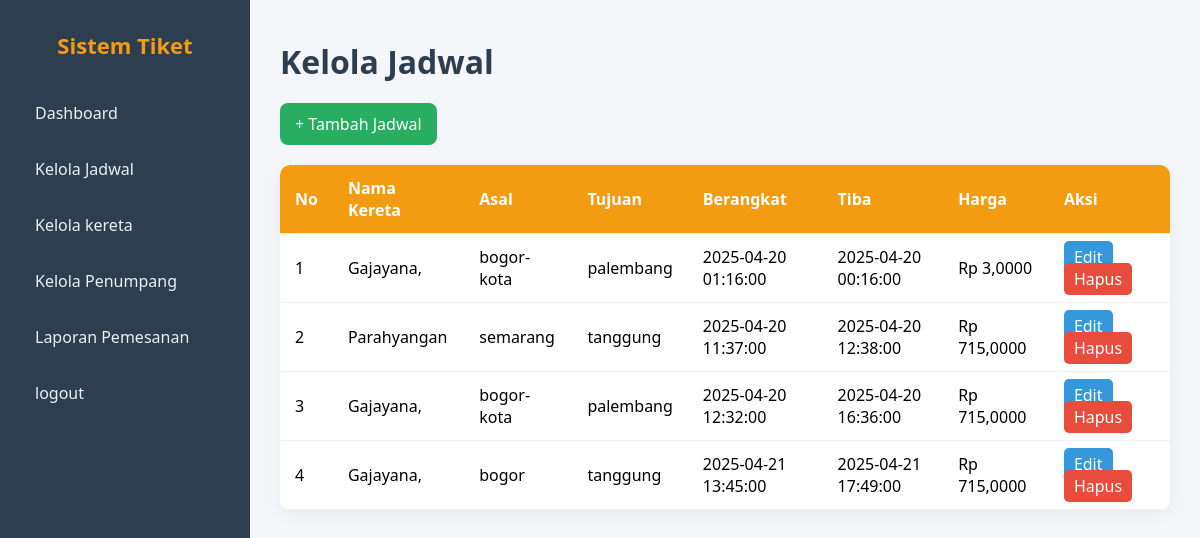
Page /admin/kelola_jadwal.php (signed in) on the committed database.
### tables this page shows
CREATE TABLE `jadwal` (
  `id` int(11) NOT NULL,
  `id_kereta` int(11) NOT NULL,
  `asal` varchar(100) NOT NULL,
  `tujuan` varchar(100) NOT NULL,
  `waktu_berangkat` datetime NOT NULL,
  `waktu_tiba` datetime NOT NULL,
  `harga` decimal(10,2) NOT NULL
);

CREATE TABLE `kereta` (
  `id` int(11) NOT NULL,
  `nama_kereta` varchar(100) NOT NULL,
  `jenis` enum('Ekonomi','Bisnis','Eksekutif') NOT NULL,
  `kapasitas` int(11) NOT NULL
);

### admin/kelola_jadwal.php (the view, shortened to what this page needs)
<?php
include '../koneksi.php';
$query = "
    SELECT jadwal.*, kereta.nama_kereta
    FROM jadwal
    JOIN kereta ON jadwal.id_kereta = kereta.id
    ORDER BY jadwal.waktu_berangkat ASC
";
$result = mysqli_query($conn, $query);
?>
<!DOCTYPE html>
<html lang="id">
<head>
</head>
<body>
<div class="sidebar">
    <h2>Sistem Tiket</h2>
    <a href="#">Dashboard</a>
    <a href="Kelola_jadwal.php">Kelola Jadwal</a>
    <a href="Kelola_kereta.php">Kelola kereta</a>
    <a href="kelola_penumpang.php">Kelola Penumpang</a>
    <a href="laporan.php">Laporan Pemesanan</a>
    <a href=" ../logout.php">logout</a>
</div>
<div class="main">
    <h1>Kelola Jadwal</h1>
    <a href="tambah_jadwal.php" class="add-button">+ Tambah Jadwal</a>
    <table>
    <thead>
    <tr>
        <th>No</th>
        <th>Nama Kereta</th>
        <th>Asal</th>
        <th>Tujuan</th>
        <th>Berangkat</th>
        <th>Tiba</th>
        <th>Harga</th>
        <th>Aksi</th>
    </tr>
</thead>
<tbody>
    <?php $no = 1; while ($row = mysqli_fetch_assoc($result)) : ?>
    <tr>
        <td><?= $no++; ?></td>
        <td><?= $row['nama_kereta']; ?></td>
        <td><?= $row['asal']; ?></td>
        <td><?= $row['tujuan']; ?></td>
        <td><?= $row['waktu_berangkat']; ?></td>
        <td><?= $row['waktu_tiba']; ?></td>
        <td>Rp <?= number_format($row['harga'], 4, ',', '.'); ?></td>
        <td>
            <a class="action-button" href="edit_jadwal.php?id=<?= $row['id']; ?>">Edit</a>
            <a class="action-button delete" href="hapus_jadwal.php?id=<?= $row['id']; ?>" onclick="return confirm('Yakin ingin menghapus?')">Hapus</a>
        </td>
    </tr>
    <?php endwhile; ?>
</tbody>
    </table>
</div>
</body>
</html>

### admin/kelola_jadwal.php (style rules this page uses)
* { margin: 0; padding: 0; box-sizing: border-box; font-family: 'Segoe UI', sans-serif; }
body { background: #f4f6f9; }
.sidebar { width: 250px; background: #2c3e50; color: #fff; position: fixed; top: 0; bottom: 0; padding: 30px 20px; }
.sidebar h2 { margin-bottom: 30px; font-size: 22px; text-align: center; color: #f39c12; }
.sidebar a { display: block; color: #ecf0f1; padding: 12px 15px; margin: 10px 0; text-decoration: none; border-radius: 8px; transition: 0.3s; }
.main { margin-left: 250px; padding: 40px 30px; }
h1 { color: #2c3e50; margin-bottom: 20px; }
table { width: 100%; border-collapse: collapse; background: #fff; border-radius: 10px; overflow: hidden; box-shadow: 0 5px 15px rgba(0,0,0,0.05); }
th, td { padding: 12px 15px; text-align: left; border-bottom: 1px solid #ecf0f1; }
th { background: #f39c12; color: white; }
.add-button { margin-bottom: 20px; padding: 10px 15px; background: #27ae60; color: white; text-decoration: none; border-radius: 8px; display: inline-block; }
.action-button { margin-right: 5px; padding: 5px 10px; background: #3498db; color: white; border-radius: 5px; text-decoration: none; }
.action-button.delete { background: #e74c3c; }

### rows in the picture
jadwal: id_kereta.nama_kereta "Gajayana,", asal "bogor-kota", tujuan "palembang", waktu_berangkat "2025-04-20 01:16:00", waktu_tiba "2025-04-20 00:16:00", harga "3,0000"
jadwal: id_kereta.nama_kereta "Parahyangan", asal "semarang", tujuan "tanggung", waktu_berangkat "2025-04-20 11:37:00", waktu_tiba "2025-04-20 12:38:00", harga "715,0000"
jadwal: id_kereta.nama_kereta "Gajayana,", asal "bogor-kota", tujuan "palembang", waktu_berangkat "2025-04-20 12:32:00", waktu_tiba "2025-04-20 16:36:00", harga "715,0000"
jadwal: id_kereta.nama_kereta "Gajayana,", asal "bogor", tujuan "tanggung", waktu_berangkat "2025-04-21 13:45:00", waktu_tiba "2025-04-21 17:49:00", harga "715,0000"
